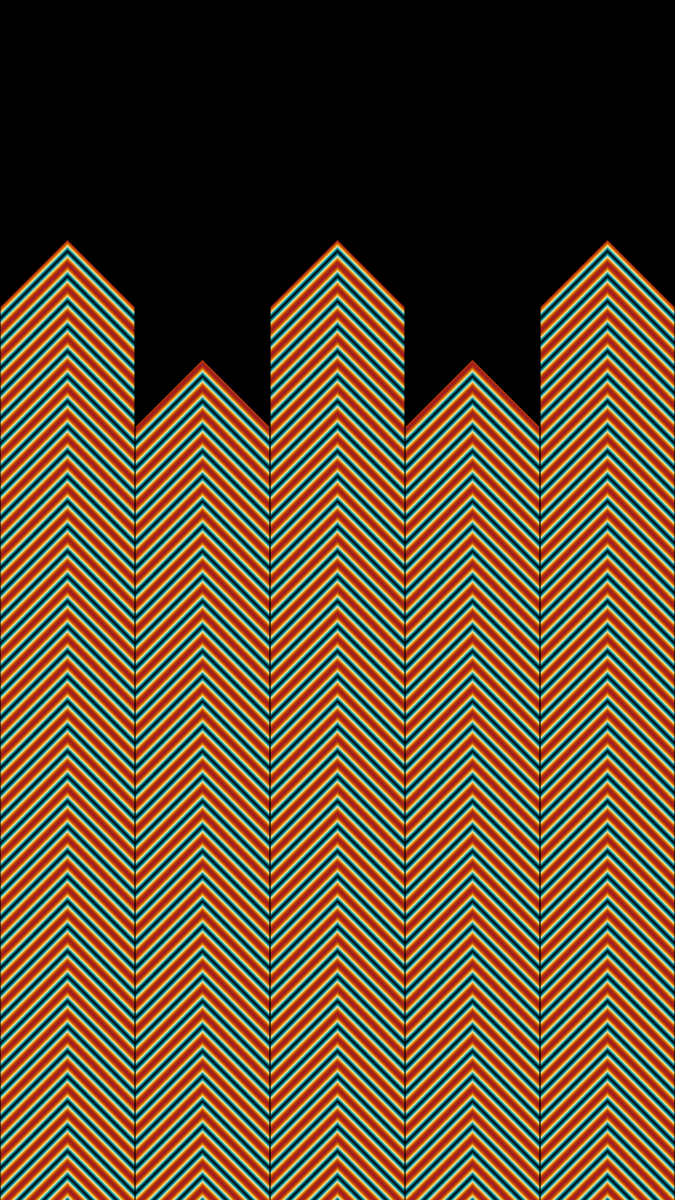
Frame 1 (no input)
Frame 60 (no input): identical to frame 1, image omitted
Frame 120 (the mouse pressed at the canvas centre since frame 60): identical to frame 1, image omitted

The p5.js sketch that drew this single still picture (run headless with seeded random() and noise() and a simulated clock; from frame 60 on, the mouse is pressed at the canvas centre):

// p5.js sketch
// ── sketch.js
/*
Author: Project Somedays
Date: 2024-03-12
Title: Reverse-Engineering Challenge Series - feat. Zendtangledmama - Arrow Doodle
*/

let n = 5;
let w;
let lanes = [];
let yLevel;
let palette = ['#001219', '#005f73', '#0a9396', '#94d2bd', '#e9d8a6', '#ee9b00', '#ca6702', '#bb3e03', '#ae2012', '#9b2226'];
let reversePalette = [...palette].reverse();
let megapalette = [...palette, ...reversePalette];

function setup() {
  createCanvas(1080, 1920);
  console.log(megapalette);
  // stroke(255);
  noStroke()
  
  w = width/n;
  for(let i = 0; i < n; i++){
    let y = i%2 === 0 ? height*0.8 : 0.7*height; 
    lanes.push(new Lane(i*w,y));
  }
  
  
}

function draw() {
  background(0);
  
  

  for(let l of lanes){
    l.show();
  }
}

class Lane{
  constructor(x, y){
    this.x = x;
    this.y = y;
  }

  show(){
    for(let y = this.y; y > 0; y -= 2){
      fill(megapalette[int(y/2)%megapalette.length]);
      triangle(this.x, height + w/2 - y, this.x + w/2, height - y, this.x + w, height + w/2 - y);
    }
    line(this.x,    height, this.x, height - this.y);
    line(this.x, height - this.y, this.x + w/2, height - (this.y + w/2));
    line(this.x + w/2,    height, this.x + w/2, height - (this.y + w/2));
    line(this.x + w/2, height - (this.y + w/2), this.x + w, height - this.y);
    line(this.x + w,height, this.x + w, height - this.y);
  }

  
  }
